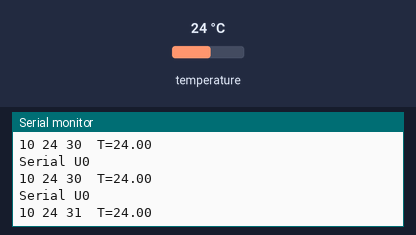
The sketch below on a simulated ESP32. Shown: the last lines printed to the serial monitor. The inputs (shaded band) are chosen by the test bench; at power-on: temperature 24 °C. The local clock reads 2024-03-15 10:24:30 at power-on unless the sketch sets it.

Above: at 1.4 s.
1.5 s: temperature set to 12 °C
At 2.2 s:
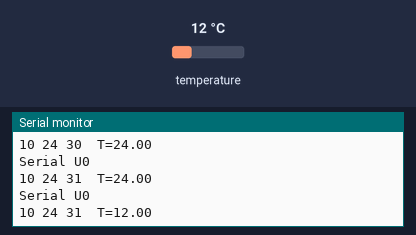
3.0 s: temperature set to 19 °C
At 3.7 s:
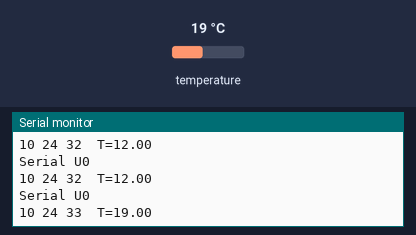
Timing chart, 0 to 6.0 s (numbered marks = the images above; inputs shaded):
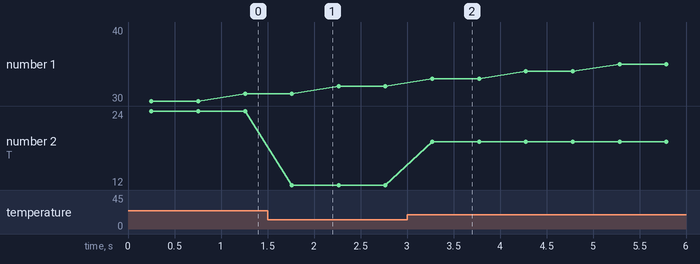

The sketch:

DS3231_Test.ino
```cpp
/*
  Dave Williams, DitroniX 2019-2025 (ditronix.net)

  Example Code, to demonstrate and test the ESPuno Pi Zero with IPEM PiHat, DS3231 RTC Basic Test

  Further information, details and examples can be found on our website and also GitHub wiki pages:
  * ditronix.net
  * github.com/DitroniX
  * github.com/DitroniX/ESPuno-Pi-Zero_WiFi-BT-Zigbee-Thread-60V
  * github.com/DitroniX/ESPuno-Pi-Zero_WiFi-BT-Zigbee-Thread-60V/wiki
  * hackster.io/DitroniX/espuno-pi-zero-wifi-bt-zigbee-thread-60v-69ef92
  * kickstarter.com/projects/ditronix/espuno-pi-zero

  This test code is OPEN SOURCE and formatted for easier viewing.  Although is is not intended for real world use, it may be freely used, or modified as needed.
  It is distributed on an "AS IS" BASIS, WITHOUT WARRANTIES OR CONDITIONS OF ANY KIND, either express or implied.

  For board configuration, see https://github.com/DitroniX/ESPuno-Pi-Zero_WiFi-BT-Zigbee-Thread-60V/wiki/Arduino-IDE

  Further information, details and examples can be found on our website wiki pages ditronix.net/wiki and also github.com/DitroniX
*/

// Libraries
#include <DS3231.h>
#include <Wire.h>

// **************** USER VARIABLES / DEFINES / STATIC / STRUCTURES / CONSTANTS ****************

// Hardware Serial 0 GPIO Pins
#define RXD0 17
#define TXD0 16

// Define I2C (Expansion Port)
#define I2C_SDA 6
#define I2C_SCL 7
#define I2C_CLOCK 4000000UL

char myData[50];
DS3231 myRTC;
bool h12Flag;
bool pmFlag;

// **************** FUNCTIONS AND ROUTINES ****************

// **************** SETUP ****************
void setup() {
  // Stabalise
  delay(250);

  // Initialise UART
  Serial.begin(115200, SERIAL_8N1, RXD0, TXD0);  // U0
  while (!Serial)
    ;
  Serial.println("");

  // Initialize I2C
  Wire.begin(I2C_SDA, I2C_SCL);

  Serial.println("ESPuno Pi Zero and IPEM PiHat - Example Code");
}

// **************** LOOP ****************
void loop() {

  Serial.println("Serial U0");

  // Finally the hour, minute, and second
  Serial.print(myRTC.getHour(h12Flag, pmFlag), DEC);
  Serial.print(" ");
  Serial.print(myRTC.getMinute(), DEC);
  Serial.print(" ");
  Serial.print(myRTC.getSecond(), DEC);

  // Display the temperature
  Serial.print("\tT=");
  Serial.println(myRTC.getTemperature(), 2);

  delay(500);
}
```

Measured:
- after the input at 1.5 s, the serial monitor: prints a new line after 0.26 s (image 1)
- after the input at 3.0 s, the serial monitor: prints a new line after 0.27 s (image 2)
- plotted number 2: 24 → 12 after the input at 1.5 s, 12 → 19 after the input at 3.0 s
